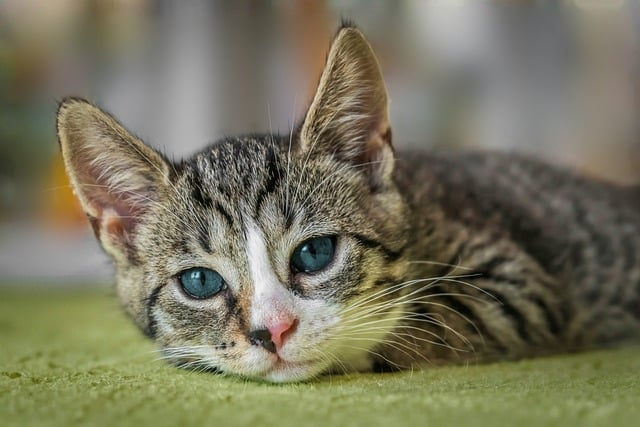
#> input picture european-shorthair-8601492_640.jpg, 640 x 427 px, found by its file name
$ python colourchannels.py
#> lines starting #> are read from the running program, lines starting #| are printed output that depends on the picture
import cv2 as cv
import numpy as np

img= cv.imread("/Users/lakshmi/U_SECTION/ML/european-shorthair-8601492_640.jpg")
#> img is the input picture: shape (427, 640, 3); mean B, G, R 93.2, 116.1, 119.1

b,g,r=cv.split(img)
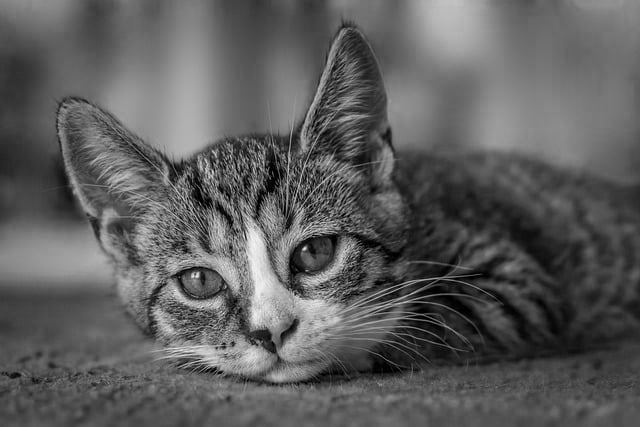
#> b: shape (427, 640); min 0, max 249, mean 93.2
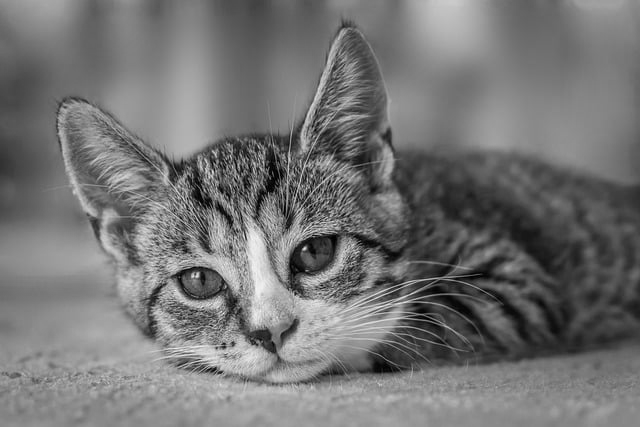
#> g: shape (427, 640); min 0, max 249, mean 116.1
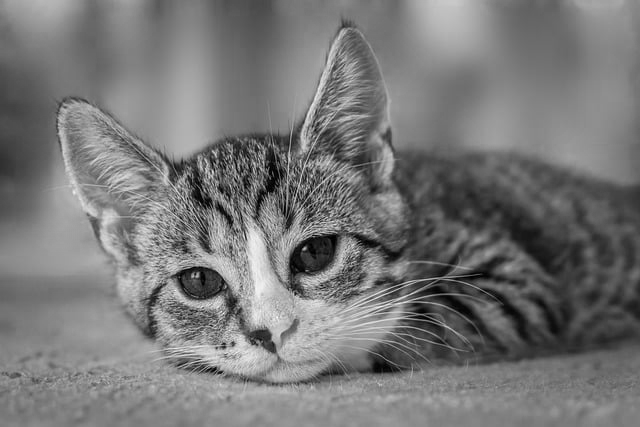
#> r: shape (427, 640); min 0, max 254, mean 119.1
# cv.imshow("Blue",b)
# cv.imshow("Green",g)
# cv.imshow("Red",r)

print(f"img.shape={img.shape},\nBlue.shape={b.shape},\nGreen.shape={g.shape},\nRed.shape={r.shape}")
#| img.shape=(427, 640, 3),
#| Blue.shape=(427, 640),
#| Green.shape=(427, 640),
#| Red.shape=(427, 640)
#depicted as grayscale to depict the intensity of pixels and have a shape of 1

merged=cv.merge([b,g,r])
cv.imshow("Merged Image",merged)
blank=np.zeros(img.shape[:2],dtype='uint8') #extract the first 2 elements of the tuple

blue=cv.merge([b,blank,blank])
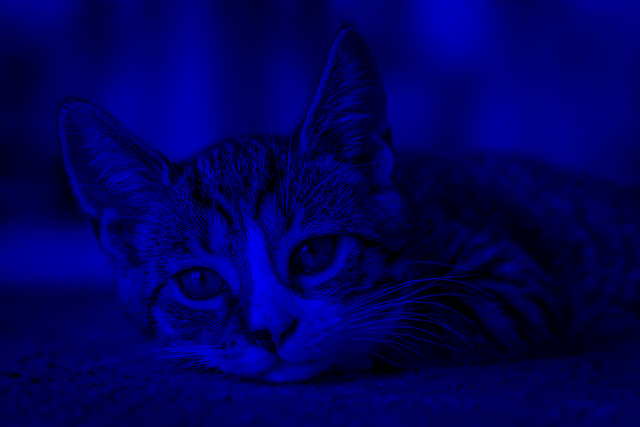
#> blue: shape (427, 640, 3); mean of channels 0, 1, 2 93.2, 0, 0; drawn as B, G, R
green=cv.merge([blank,g,blank])
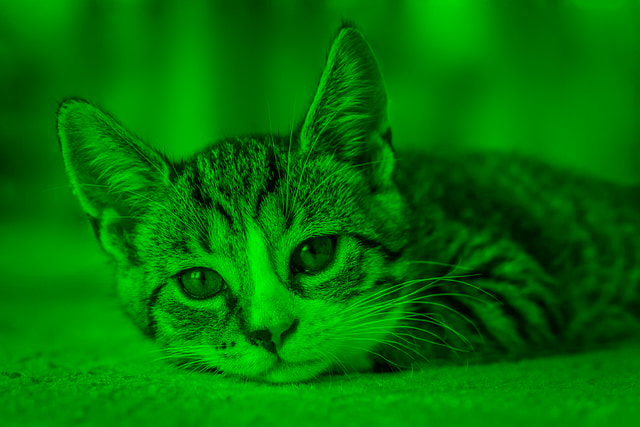
#> green: shape (427, 640, 3); mean of channels 0, 1, 2 0, 116.1, 0; drawn as B, G, R
red=cv.merge([blank,blank,r])
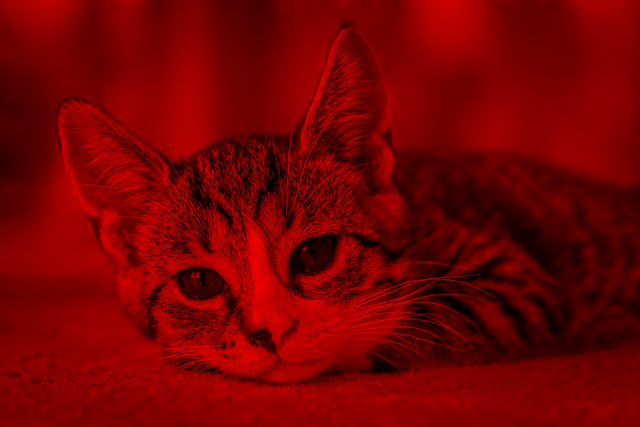
#> red: shape (427, 640, 3); mean of channels 0, 1, 2 0, 0, 119.1; drawn as B, G, R
cv.imshow("Blue",blue)
cv.imshow("Green",green)
cv.imshow("Red",red)

#reconstruct the image and show the respective colours

cv.waitKey(0)

$ run again, with group.jpeg copied over european-shorthair-8601492_640.jpg
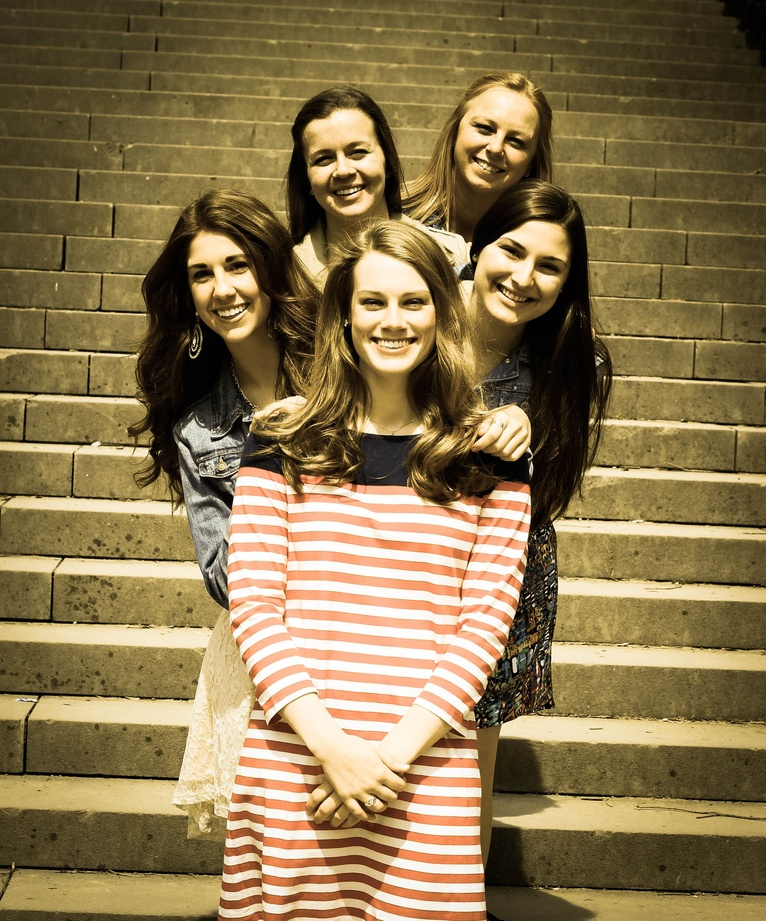
#> input picture group.jpeg, 766 x 921 px, shrunk from 2158 x 2596 before the run, found by its file name
#> img is the input picture: shape (921, 766, 3); mean B, G, R 79.4, 118.6, 139.1
#| img.shape=(921, 766, 3),
#| Blue.shape=(921, 766),
#| Green.shape=(921, 766),
#| Red.shape=(921, 766)
#> `green=cv.merge([blank,g,blank])`:
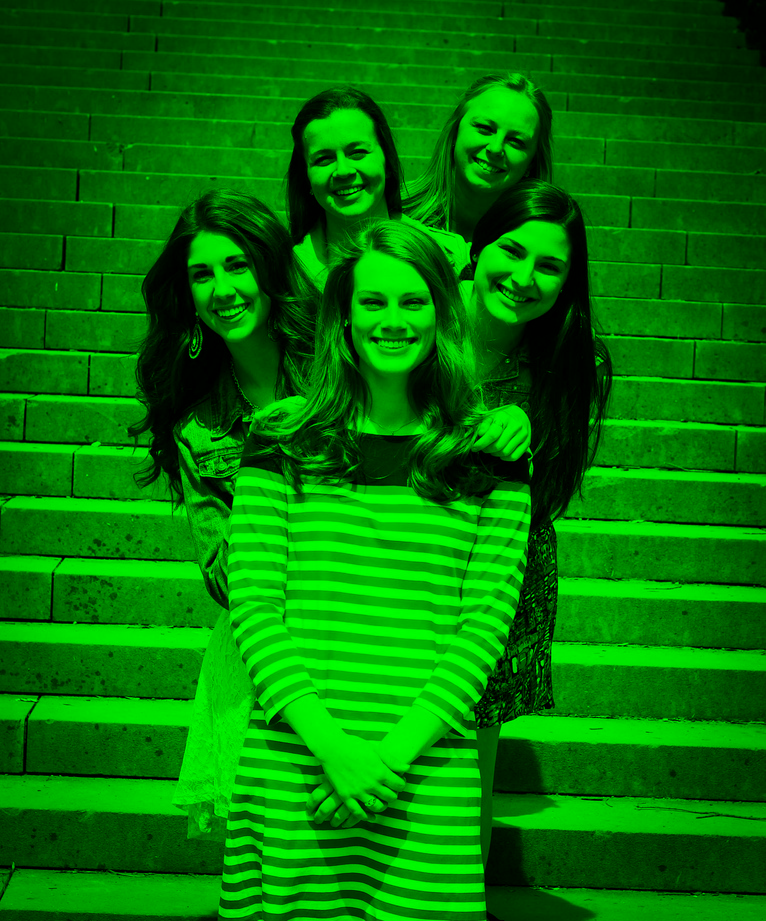
#> green: shape (921, 766, 3); mean of channels 0, 1, 2 0, 118.6, 0; drawn as B, G, R
#> `red=cv.merge([blank,blank,r])`:
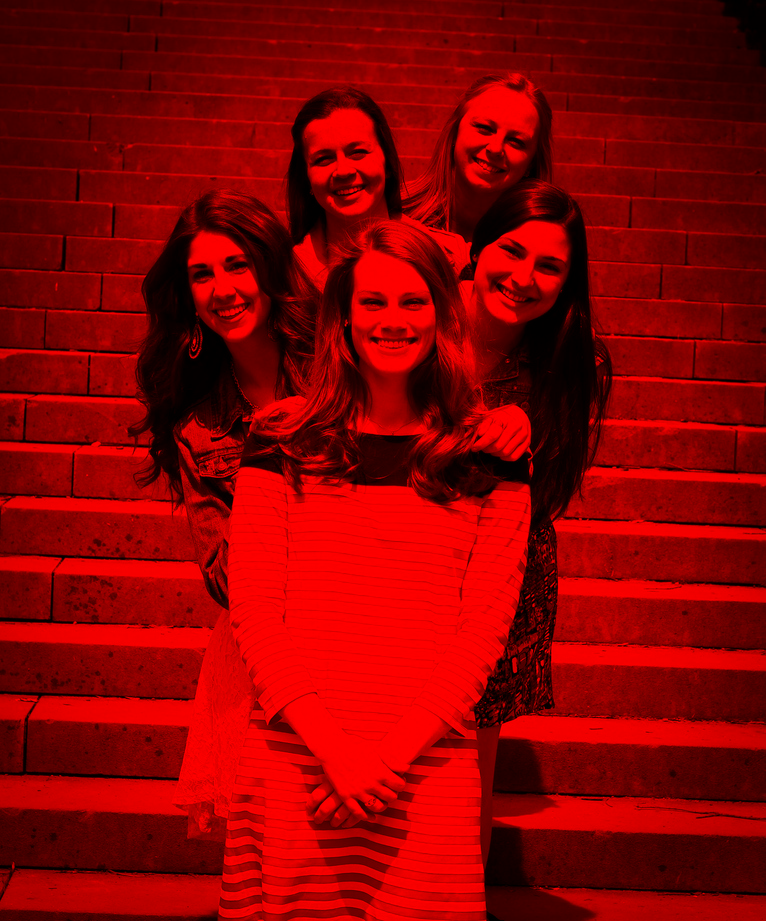
#> red: shape (921, 766, 3); mean of channels 0, 1, 2 0, 0, 139.1; drawn as B, G, R

$ run again, with lady.jpeg copied over european-shorthair-8601492_640.jpg
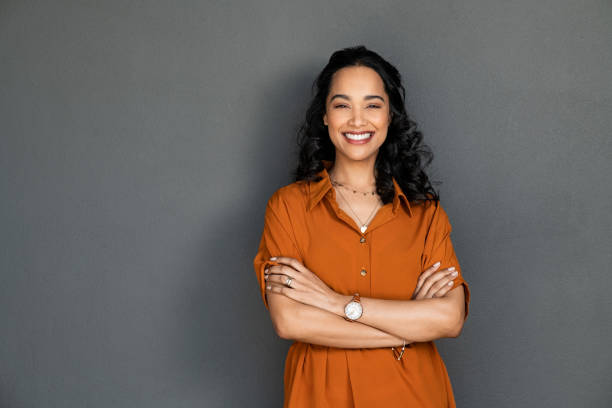
#> input picture lady.jpeg, 612 x 408 px, found by its file name
#> img is the input picture: shape (408, 612, 3); mean B, G, R 91.5, 98.8, 111
#| img.shape=(408, 612, 3),
#| Blue.shape=(408, 612),
#| Green.shape=(408, 612),
#| Red.shape=(408, 612)
#> `green=cv.merge([blank,g,blank])`:
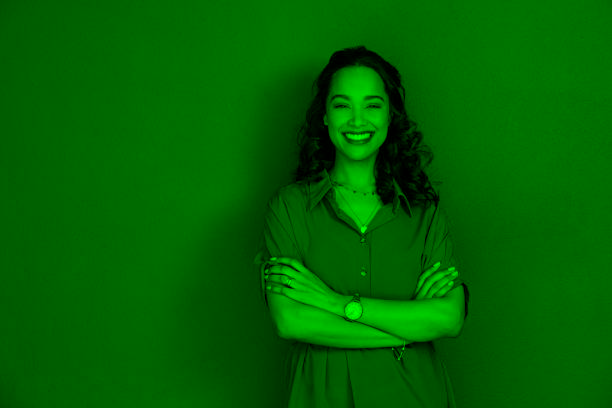
#> green: shape (408, 612, 3); mean of channels 0, 1, 2 0, 98.8, 0; drawn as B, G, R
#> `red=cv.merge([blank,blank,r])`:
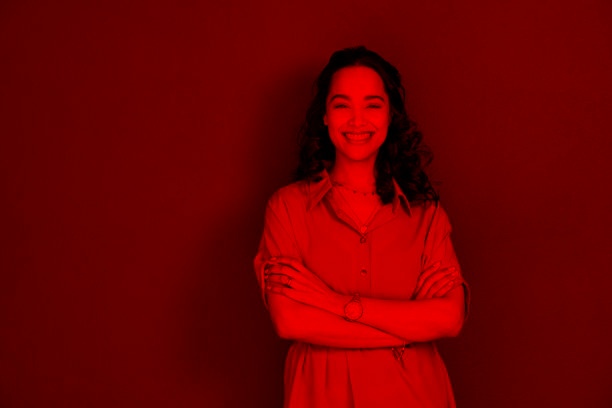
#> red: shape (408, 612, 3); mean of channels 0, 1, 2 0, 0, 111; drawn as B, G, R

$ run again, with people.jpeg copied over european-shorthair-8601492_640.jpg
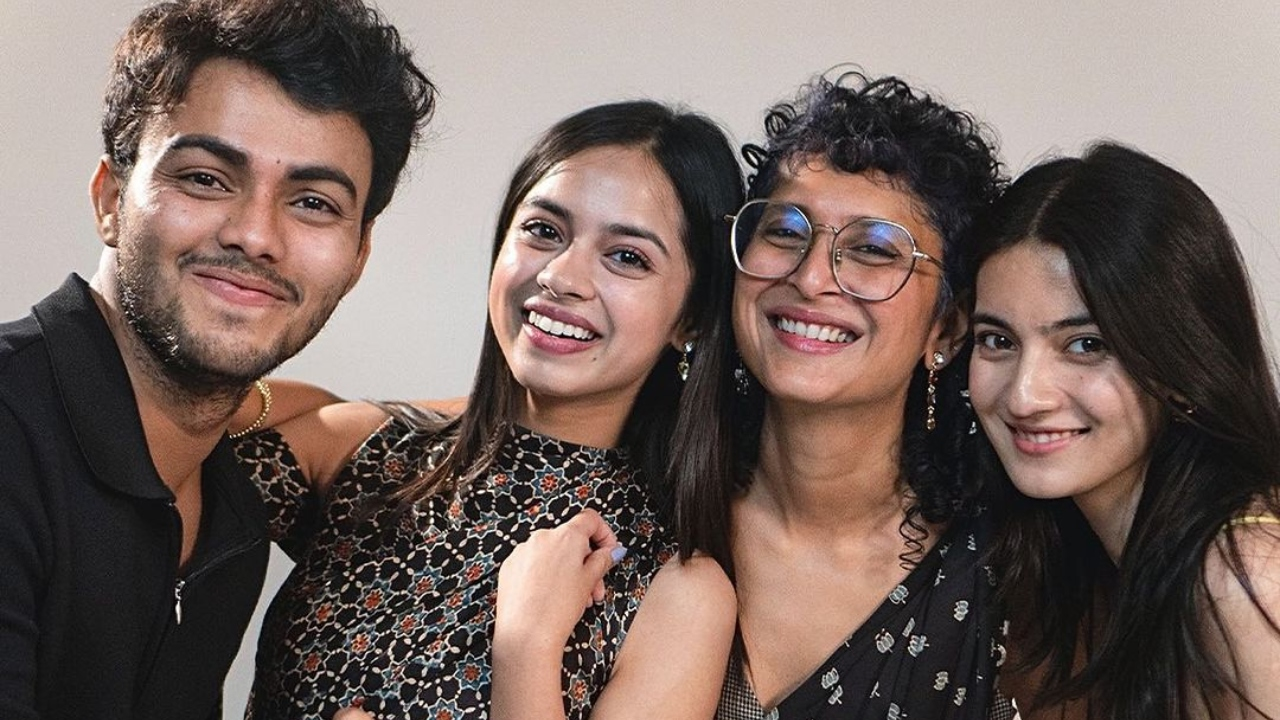
#> input picture people.jpeg, 1280 x 720 px, found by its file name
#> img is the input picture: shape (720, 1280, 3); mean B, G, R 93.6, 99.8, 116.7
#| img.shape=(720, 1280, 3),
#| Blue.shape=(720, 1280),
#| Green.shape=(720, 1280),
#| Red.shape=(720, 1280)
#> `green=cv.merge([blank,g,blank])`:
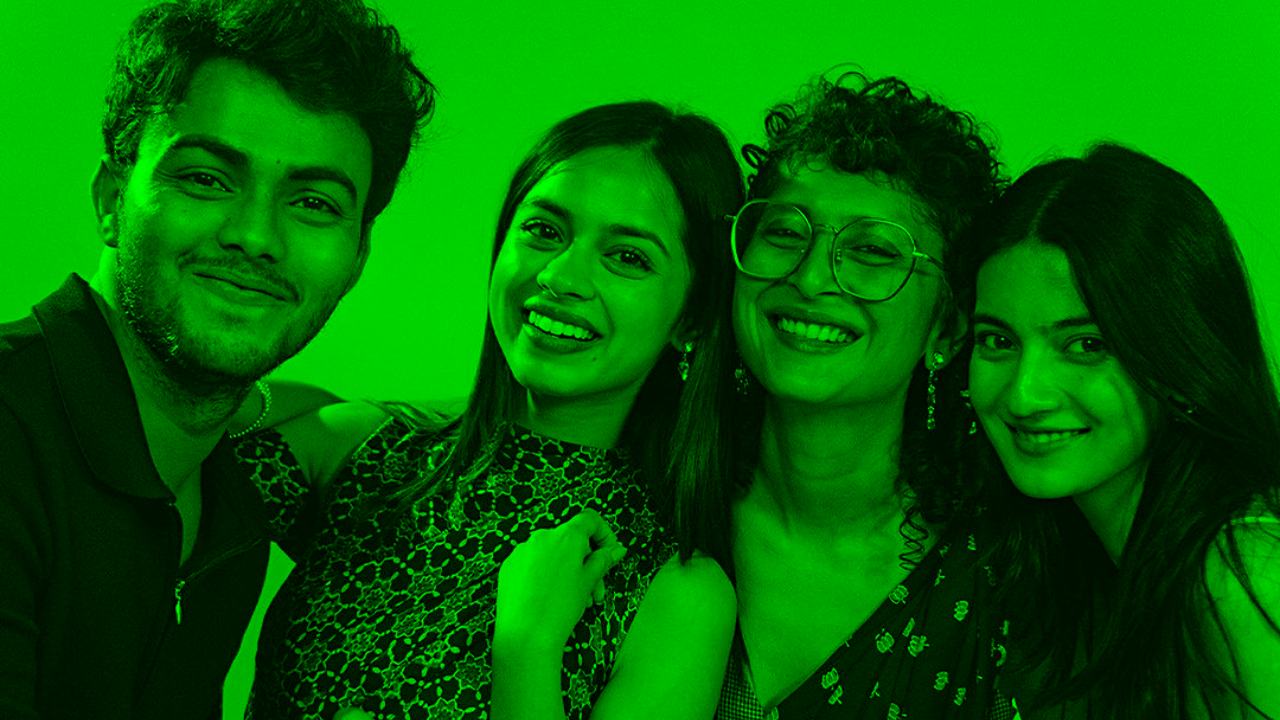
#> green: shape (720, 1280, 3); mean of channels 0, 1, 2 0, 99.8, 0; drawn as B, G, R
#> `red=cv.merge([blank,blank,r])`:
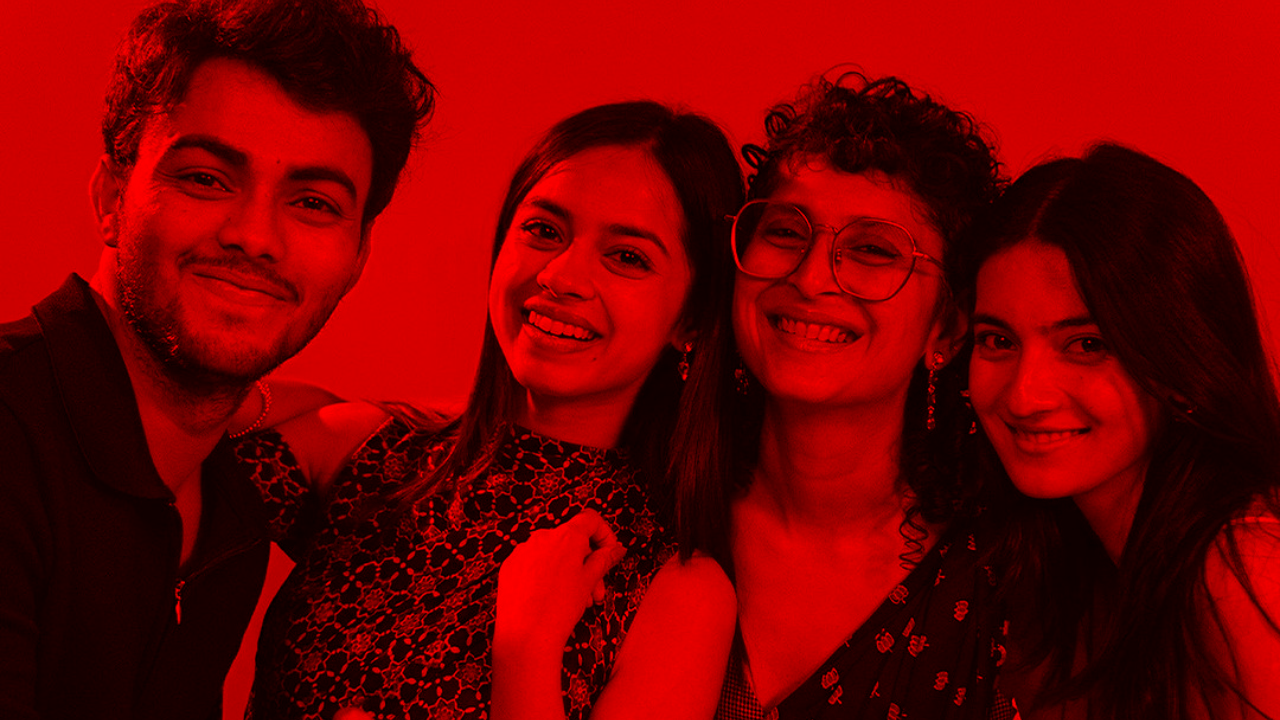
#> red: shape (720, 1280, 3); mean of channels 0, 1, 2 0, 0, 116.7; drawn as B, G, R
